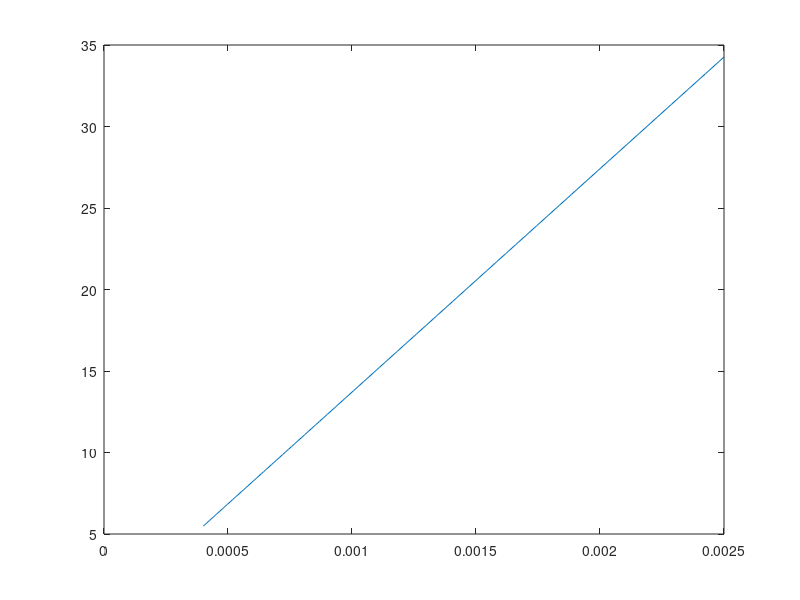
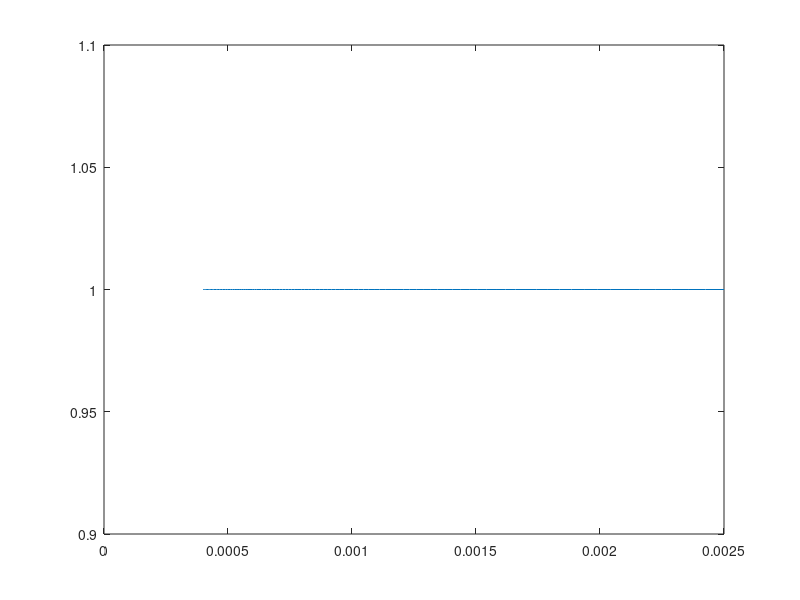

These figures' MATLAB source, in order:
clear all
close all

Ti0=linspace(20,50,100);
m=12;
mz=12;
Mi=0.1;
fcond = 1;
k0e=2000;
ne = 1e19;

cs = sqrt((2*1.602e-19*Ti0)/2/1.66e-27);
tau_s = m*Ti0.*(Ti0/2).^0.5./(6.8e4*(1+2/m)*ne/1e18*(4^2)*15);

FFf = 5*12*1.66e-27*0.1*cs./Ti0./tau_s./1.602e-19;
lambda_par = 1.602e-19*Ti0.*tau_s/mz/1.66e-27./(cs);
sinj=5;
sv=10;
delta_s = sv-sinj;
nz_np = exp(-Mi*delta_s./lambda_par.*(1-0.1*fcond/Mi));
figure(1)
plot(1./(Ti0.^2),FFf)
figure(2)
plot(1./(Ti0.^2),nz_np)
